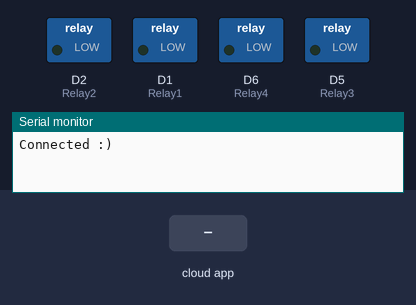
Bench run of a sketch on a simulated ESP8266 (NodeMCU). Shown: switched loads named in the sketch (green lamp = pin HIGH), the last lines printed to the serial monitor. Inputs (shaded band) come from the test bench. WiFi joins after 1.5 s; servers stay silent unless stated.

Above: at 2.7 s.
2.8 s: the phone or cloud app sets Light to 255
At 3.6 s:
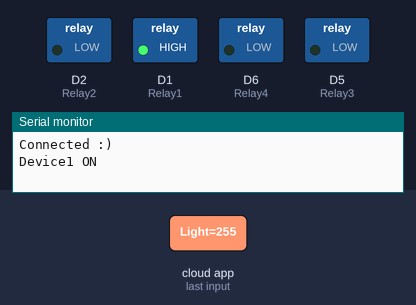
4.3 s: the phone or cloud app sets Lamp to 255
At 4.8 s:
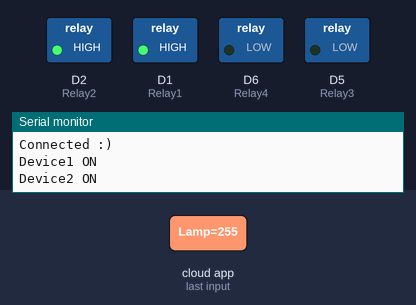
5.8 s: the phone or cloud app sets Light to 0
At 7.0 s:
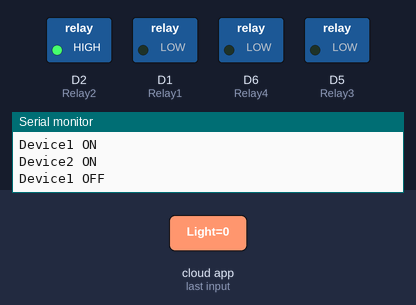
7.3 s: the phone or cloud app sets TV to 255
At 8.3 s:
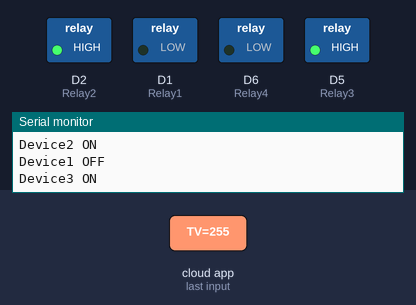
8.8 s: the phone or cloud app sets Fan to 255
At 9.4 s:
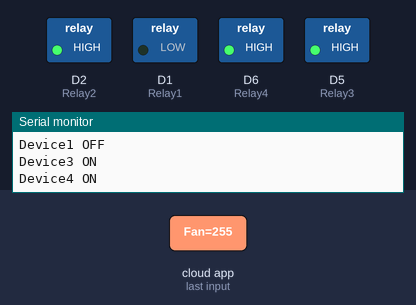
10.3 s: the phone or cloud app sets Lamp to 0
At 10.6 s:
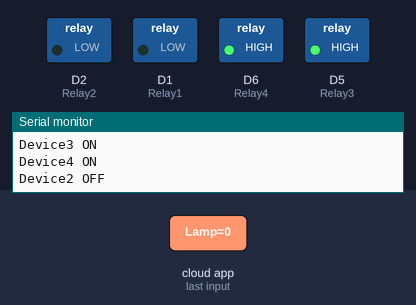
Timing chart, 0 to 12.8 s (numbered marks = the images above; inputs shaded):
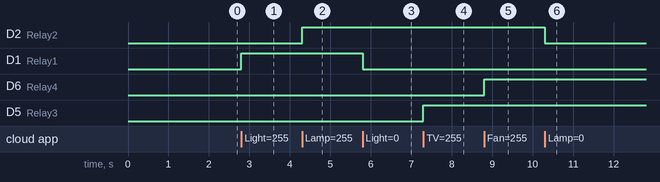

Measured:
- after the input at 2.8 s, D1 (Relay1): LOW → HIGH at once
- after the input at 4.3 s, D2 (Relay2): LOW → HIGH at once
- after the input at 5.8 s, D1 (Relay1): HIGH → LOW at once
- after the input at 7.3 s, D5 (Relay3): LOW → HIGH at once
- after the input at 8.8 s, D6 (Relay4): LOW → HIGH at once
- after the input at 10.3 s, D2 (Relay2): HIGH → LOW at once

The sketch:

EspAlexaRelay.ino
```cpp
/*
 * Purpose   : To turn Relay On/OFF using Alexa with Esp8266 as a controller
 * Date      : 29/10/2020
 * Author(s) : A-r-jun
 * Version   : 1.0
 * Notes     : I used espalexa basic and advance code and changed them for my use
 *             and also added Wifimanger library for runtime input.
 */

#include <ESP8266WiFi.h>
#include <WiFiManager.h>  // Download the library from here ------  https://github.com/tzapu/WiFiManager
#include <Espalexa.h> //   Download the library from here ------    https://github.com/Aircoookie/Espalexa

#define Relay1  5  //D1     //Relay pin here
#define Relay2  4  //D2
#define Relay3  14 //D5
#define Relay4  12 //D6
// can add more relays here if needed , i made code only for 4 relay


//Relay Function
void Relay1fn(uint8_t brightness);
void Relay2fn(uint8_t brightness);
void Relay3fn(uint8_t brightness);
void Relay4fn(uint8_t brightness);
//void RelayXfn(uint8_t brightness);
// if you add more relay trhen you will need to copy this function prototype and defination


//Device   // this is by default name that will come when alexa search for device
          // but i have added wifiManager parameter to change them on runtime
String Device1="Light";
String Device2="Lamp";
String Device3="TV";
String Device4="Fan";
//String DeviceX="X";
Espalexa espalexa;   //Espalexa Object creation
WiFiManager wm;     ////Wifi,manager Object creation
WiFiManagerParameter custom_field;    // custom parameter to added to wifi manager ( to change device name)

void setup()
{
    // Defining pin type and setting them on low
  pinMode(Relay1, OUTPUT);
  pinMode(Relay2, OUTPUT);
  pinMode(Relay3, OUTPUT);
  pinMode(Relay4, OUTPUT);
  digitalWrite(Relay1,LOW);
  digitalWrite(Relay2,LOW);
  digitalWrite(Relay3,LOW);
  digitalWrite(Relay4,LOW);

//  WiFi.disconnect(true);  //this will erase previous stored wifi data (ssid and password)

  WiFi.mode(WIFI_STA);   // Wifi AP Mode to input Wifi ssid and password
  Serial.begin(115200);

  // Parameter to add device name on Runtime
  // if you add more relay means you have added more device , so to fget their name on run time you will need to add html lines here
  //html line ------    Device-X Name:<br><input type='text' name='DX' value=><br>
  const char* custom="<form>Device-1 Name:<br><input type='text' name='D1' value=><br>Device-2 Name:<br><input type='text' name='D2' value=><br>Device-3 Name:<br><input type='text' name='D3' value=><br>Device-4 Name:<br><input type='text' name='D4' value=><br>";
  new (&custom_field) WiFiManagerParameter(custom);

 //adding parameter to wifimanager
   wm.addParameter(&custom_field);
  // when parameter are added and saved
  wm.setSaveParamsCallback(saveParamCallback);


  bool res;
  // Esp8266 will broadcast this wifi ssid if it is unable to connect to any network
  res = wm.autoConnect("WiFi","password"); // password protected ap // you can change it to your own
    if(!res) {
        Serial.println("Failed to connect");
       // ESP.restart();
    }
    else
    {
        //if you get here you have connected to the WiFi
    Serial.println("Connected :)");
    //adding devices for alexa to discover
      alexaadddevices();

    espalexa.begin();
    }

}

void loop()
{
  espalexa.loop();
  delay(1);
}

//Relay functions defination
void Relay1fn(uint8_t brightness)
{
  // the on and off button feature was depricated and dimming feature is use to turn on and off
  //Control the device
  if (brightness == 255)
    {
      digitalWrite(Relay1, HIGH);
      Serial.println("Device1 ON");
    }
  else
  {
    digitalWrite(Relay1, LOW);
    Serial.println("Device1 OFF");
  }
}

void Relay2fn(uint8_t brightness)
{
  //Control the device
  if (brightness == 255)
    {
      digitalWrite(Relay2, HIGH);
      Serial.println("Device2 ON");
    }
  else
  {
    digitalWrite(Relay2, LOW);
    Serial.println("Device2 OFF");
  }
}


void Relay3fn(uint8_t brightness)
{
  //Control the device
  if (brightness == 255)
    {
      digitalWrite(Relay3, HIGH);
      Serial.println("Device3 ON");
    }
  else
  {
    digitalWrite(Relay3, LOW);
    Serial.println("Device3 OFF");
  }
}

void Relay4fn(uint8_t brightness)
{
  //Control the device
  if (brightness == 255)
    {
      digitalWrite(Relay4, HIGH);
      Serial.println("Device4 ON");
    }
  else
  {
    digitalWrite(Relay4 , LOW);
    Serial.println("Device4 OFF");
  }
}
// copy and change this function  accordingly if you add more relays and devices
/*void RelayXfn(uint8_t brightness)
{
  //Control the device
  if (brightness == 255)
    {
      digitalWrite(RelayX, HIGH);
      Serial.println("DeviceX ON");
    }
  else
  {
    digitalWrite(RelayX , LOW);
    Serial.println("DeviceX OFF");
  }
}*/


void alexaadddevices()  {
    espalexa.addDevice(Device1, Relay1fn); // Device 1 and calling fn is Relay1 , off by default
    espalexa.addDevice(Device2, Relay2fn);
    espalexa.addDevice(Device3, Relay3fn);
    espalexa.addDevice(Device4, Relay4fn);
  //espalexa.addDevice(DeviceX, RelayXfn);
    }

// this functions get device name on the Runtime
String getParam(String name){
  //read parameter from server, for customhmtl input
  String value;
  if(wm.server->hasArg(name)) {
    value = wm.server->arg(name);
  }
  return value;
}
void saveParamCallback(){
  Serial.println("[CALLBACK] saveParamCallback fired");

  if(isNullOrEmpty(getParam("D1")));
  else
  {Device1=getParam("D1");}

  if(isNullOrEmpty(getParam("D2")));
  else
  {Device1=getParam("D2");}

  if(isNullOrEmpty(getParam("D3")));
  else
  {Device1=getParam("D3");}

  if(isNullOrEmpty(getParam("D4")));
  else
  {Device1=getParam("D4");}
  Serial.println("PARAM D1 = " + Device1);
  Serial.println("PARAM D2 = " + Device2);
  Serial.println("PARAM D3 = " + Device3);
  Serial.println("PARAM D4 = " + Device4);
}
// this check if the given string is empty or not
 boolean isNullOrEmpty(String str) {
        if(!str.isEmpty())
            return false;
        return true;
 }
```
